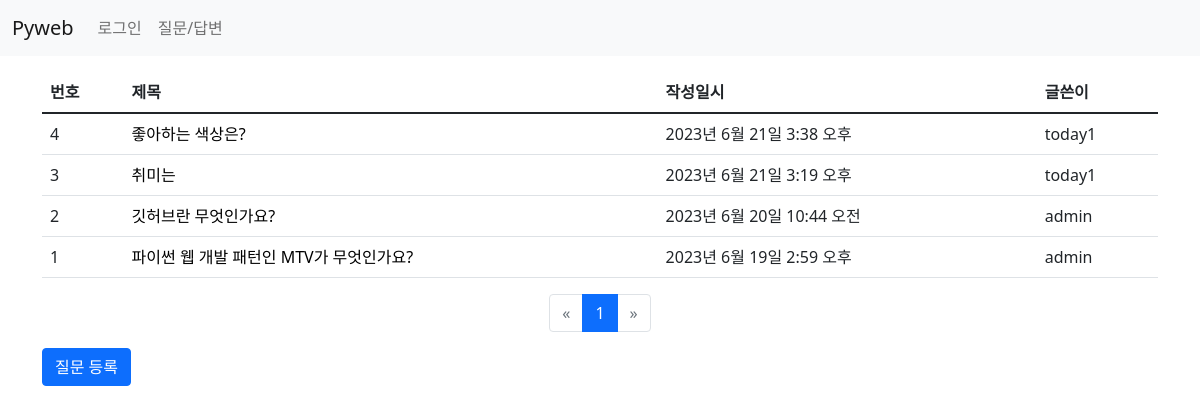
The page /board/ on the database as committed earlier.
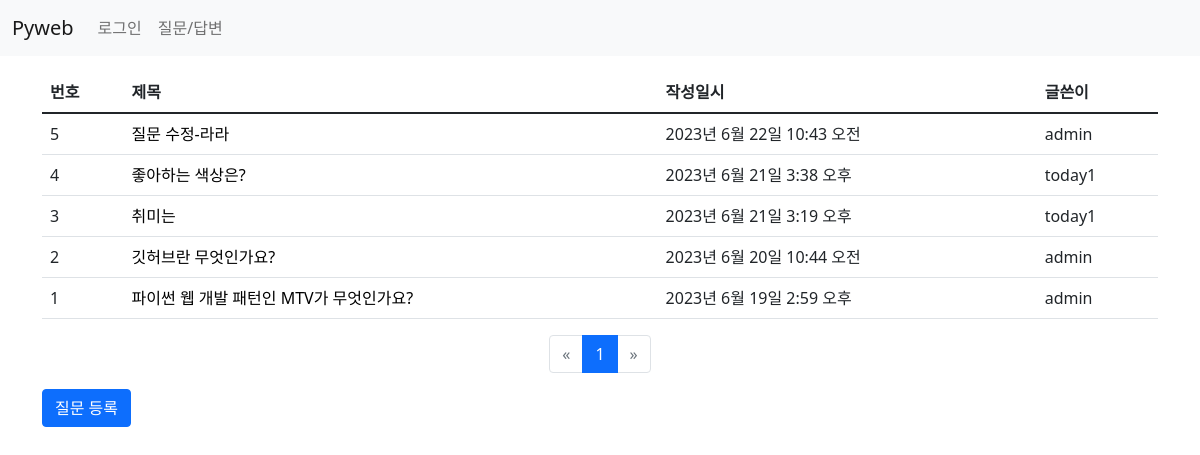
The same page on the database as committed later.
### board/models.py (models this page shows, shortened)
class Question(models.Model):   #상속받고
    author = models.ForeignKey(User, on_delete=models.CASCADE) # 글쓴이 # 삭제 안되게도 할 수있어요 - 카테고리 없어도 삭제되면 안되는건 casecade 아니고 sellnull?
    subject = models.CharField(max_length=200)  # 제목
    content = models.TextField()                # 질문 내용
    create_date = models.DateTimeField()        # 동록일
    modify_date = models.DateTimeField(null=True, blank=True)   # null을 허용

### board/views.py (the view)
# urls.py: path('', views.question_list, name='question_list'),
def question_list(request):
    question_list = Question.objects.order_by('-create_date') # 내림차순 - 필드앞에 -를 붙이면 내림차순
    page = request.GET.get('page', '1')
    paginator = Paginator(question_list, 10)    # 페이지당 게시글 - 10개 설정
    page_obj = paginator.get_page(page)
    context = {'question_list': page_obj} # context = {'question_list': question_list} 에서 수정됨
    return  render(request, 'board/question_list.html', context)

### board/templatetags/board_filter.py (called while the page is built)
@register.filter
def sub(valeu, arg):
    return valeu - arg  # 원래 값에서 - 매개값 -> |sub:arg

### templates/board/question_list.html
{% extends 'base.html' %}
{% load board_filter %}
{% block content %}
<div class="container my-3">
    <section id="question_list">
        <table class="table">
            <thead>
                <tr class="table_primary">
                    <th>번호</th>
                    <th>제목</th>
                    <th>작성일시</th>
                    <th>글쓴이</th>
                </tr>
            </thead>
            <tbody>
                {% if question_list %}
                    {% for question in question_list %}
                    <tr>
                        <td>{{ question_list.paginator.count|sub:question_list.start_index|sub:forloop.counter0|add:1 }}</td>
                        <td><a href="{% url 'board:detail' question.id %}">{{ question.subject }}</a></td>
                        <td>{{ question.create_date }}</td>
                        <td>{{ question.author }}</td>
                    </tr>
                    {% endfor %}
                {% else %}
                    <tr>
                        <td>질문이 없습니다.</td>
                    </tr>
                {% endif %}
            </tbody>
        </table>
        <ul class="pagination justify-content-center">
            {% if question_lis.has_previous %}
                <li class="page-item">
                    <a class="page-link" href="?page={{ question_list.previous_page_number }}">&laquo;</a>
                </li>
            {% else %}
                <li class="page-item disabled">
                    <a class="page-link" href="">&laquo;</a>
                </li>
            {% endif %}
                {% for page_number in question_list.paginator.page_range %}
                    {% if page_number == question_list.number %}
                    <li class="page-item active">
                        <a class="page-link" href="?page={{ page_number }}">
                            {{ page_number }}
                        </a>
                    </li>
                    {% else %}
                    <li class="page-item">
                        <a class="page-link" href="?page={{ page_number }}">
                            {{ page_number }}
                        </a>
                    </li>
                    {% endif %}
                {% endfor %}
            {% if question_lis.has_next %}
                <li class="page-item">
                    <a class="page-link"
                       href="?page={{ question_list.next_page_number }}">&raquo;</a>
                </li>
            {% else %}
                <li class="page-item disabled">
                    <a class="page-link" href="">&raquo;</a>
                </li>
            {% endif %}
        </ul>
        <a href="{% url 'board:question_create' %}"
            class="btn btn-primary">질문 등록</a>
    </section>
</div>
{% endblock %}

### templates/base.html (shortened to what this page needs)
<!DOCTYPE html>
<html lang="ko">
{% load static %}
<head>
    <link rel="stylesheet" href="{% static 'board/css/bootstrap.css' %}">
    <link rel="stylesheet" href="{% static 'board/css/style.css' %}">
</head>
<body>
{% include 'navbar.html' %}
{% block content %}
{% endblock %}
</body>
</html>

### templates/navbar.html (shortened to what this page needs)
<nav class="navbar navbar-expand-lg navbar-light bg-light">
  <div class="container-fluid">
    <a class="navbar-brand" href="/">Pyweb</a>
    <div class="collapse navbar-collapse" id="navbarSupportedContent">
      <ul class="navbar-nav me-auto mb-2 mb-lg-0">
        <li class="nav-item">
          {% if user.is_authenticated %}
            <a class="nav-link" href="{% url 'common:logout' %}">
              {{ user.username }}(로그아웃)
            </a>
          {% else %}
            <a class="nav-link" href="{% url 'common:login' %}">로그인</a>
          {% endif %}
        </li>
        <li class="nav-item">
          <a class="nav-link" href="{% url 'board:question_list' %}">질문/답변</a>
        </li>
      </ul>
    </div>
  </div>
</nav>

### static/board/css/style.css (style rules this page uses)
a { color: black; text-decoration: none; }

Rows that differ between the two databases and show on the page:
added Question: paginator.count|sub "5", subject "질문 수정-라라", create_date "2023년 6월 22일 10:43 오전", author "admin"
